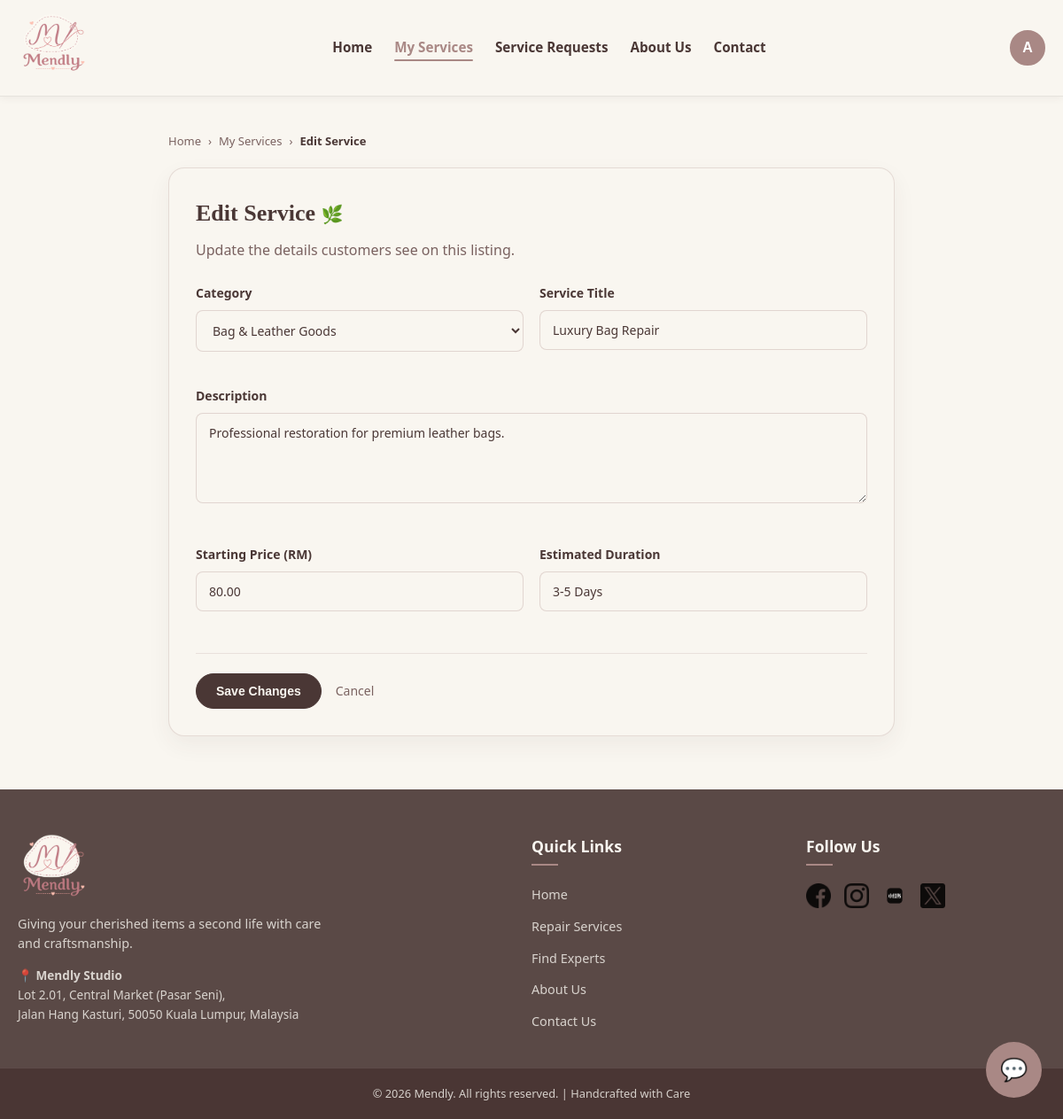
The app's page /add-service.php?id=1 (signed in) with its own data.
### tables this page shows
CREATE TABLE services (
    service_id         INT AUTO_INCREMENT PRIMARY KEY,
    expert_id          INT NOT NULL,
    category_id        INT NOT NULL,
    title              VARCHAR(150) NOT NULL,
    description        TEXT,
    starting_price     DECIMAL(10,2),
    estimated_duration VARCHAR(50),
    status             ENUM('active', 'inactive') DEFAULT 'active',
    created_at         TIMESTAMP DEFAULT CURRENT_TIMESTAMP,

    FOREIGN KEY (expert_id)   REFERENCES experts(expert_id) ON DELETE CASCADE,
    FOREIGN KEY (category_id) REFERENCES categories(category_id)
);

CREATE TABLE categories (
    category_id    INT AUTO_INCREMENT PRIMARY KEY,
    category_name  VARCHAR(100) NOT NULL,
    category_group ENUM('textiles', 'toys', 'leather') NOT NULL,
    image_path     VARCHAR(255)
);

### includes/helpers.php (called while the page is built, shortened)
<?php
function e($value): string
{
    return htmlspecialchars((string) ($value ?? ''), ENT_QUOTES, 'UTF-8');
}
function currentRole(): string
{
    return isset($_SESSION['user_id']) ? ($_SESSION['role'] ?? 'guest') : 'guest';
}
function requireRole(string $role): int
{
    return (int) $_SESSION['user_id'];
}

### add-service.php (the view, shortened to what this page needs)
<?php
include("includes/db.php");
$expertId    = requireRole('expert');
$added   = isset($_GET['added']);
$editId  = (int) ($_GET['id'] ?? 0);
$service = [
    'service_id'         => 0,
    'category_id'        => 0,
    'title'              => '',
    'description'        => '',
    'starting_price'     => '',
    'estimated_duration' => '',
];
if ($editId > 0) {
    $editStmt = mysqli_prepare(
        $conn,
        "SELECT service_id, category_id, title, description, starting_price, estimated_duration
         FROM services WHERE service_id = ? AND expert_id = ?"
    );
    mysqli_stmt_bind_param($editStmt, 'ii', $editId, $expertId);
    mysqli_stmt_execute($editStmt);
    $found = mysqli_fetch_assoc(mysqli_stmt_get_result($editStmt));
    $service = $found;
}
$isEdit = $service['service_id'] > 0;
$categoryResult = mysqli_query($conn, 'SELECT category_id, category_name FROM categories ORDER BY category_name');
?>
<!DOCTYPE html>
<html lang="en">
<head>
    <link rel="stylesheet" href="assets/css/global.css">
    <link rel="stylesheet" href="assets/css/add-service.css">
</head>
<body>
<?php include("includes/header.php"); ?>
<main class="add-service-container">
    <nav class="breadcrumb" aria-label="Breadcrumb">
        <a href="index.php">Home</a>
        <span>&rsaquo;</span>
        <a href="my-services.php">My Services</a>
        <span>&rsaquo;</span>
        <span class="breadcrumb-current"><?php echo $isEdit ? 'Edit Service' : 'Add a Service'; ?></span>
    </nav>
    <div class="add-service-card">
        <?php if ($added): ?>
            <div class="success-state">
                <h2>Service Added <span class="heading-leaf">🌿</span></h2>
                <p>Your service is now live and customers can find it on Browse Services.</p>
                <div class="success-actions">
                    <a href="add-service.php" class="btn-save-solid">Add Another Service</a>
                    <a href="my-services.php" class="btn-save-outline">Go to My Services</a>
                </div>
            </div>
        <?php else: ?>
            <h2><?php echo $isEdit ? 'Edit Service' : 'Add a Service'; ?> <span class="heading-leaf">🌿</span></h2>
            <p class="add-service-intro">
                <?php echo $isEdit
                    ? 'Update the details customers see on this listing.'
                    : 'Tell customers what repair service you offer. You can add more services later from My Services.'; ?>
            </p>
            <form action="save-service.php" method="post" novalidate>
                <div class="form-row">
                    <div class="form-group">
                        <label for="categoryId">Category</label>
                        <select id="categoryId" name="categoryId">
                            <?php while ($category = mysqli_fetch_assoc($categoryResult)): ?>
                                <option value="<?php echo (int) $category['category_id']; ?>" <?php echo (int) $category['category_id'] === (int) $service['category_id'] ? 'selected' : ''; ?>>
                                    <?php echo htmlspecialchars($category['category_name']); ?>
                                </option>
                            <?php endwhile; ?>
                        </select>
                        <span class="error-message" id="categoryIdError"></span>
                    </div>
                    <div class="form-group">
                        <label for="title">Service Title</label>
                        <input type="text" id="title" name="title" placeholder="e.g. Luxury Bag Repair" value="<?php echo e($service['title']); ?>">
                        <span class="error-message" id="titleError"></span>
                    </div>
                </div>
                <div class="form-group">
                    <label for="description">Description</label>
                    <textarea id="description" name="description" rows="4" placeholder="Describe what this service covers"><?php echo e($service['description']); ?></textarea>
                    <span class="error-message" id="descriptionError"></span>
                </div>
                <div class="form-row">
                    <div class="form-group">
                        <label for="startingPrice">Starting Price (RM)</label>
                        <input type="text" id="startingPrice" name="startingPrice" placeholder="e.g. 80" value="<?php echo e($service['starting_price']); ?>">
                        <span class="error-message" id="startingPriceError"></span>
                    </div>
                    <div class="form-group">
                        <label for="estimatedDuration">Estimated Duration</label>
                        <input type="text" id="estimatedDuration" name="estimatedDuration" placeholder="e.g. 3-5 Days" value="<?php echo e($service['estimated_duration']); ?>">
                        <span class="error-message" id="estimatedDurationError"></span>
                    </div>
                </div>
                <div class="add-service-actions">
                    <button type="submit" class="btn-save-solid"><?php echo $isEdit ? 'Save Changes' : 'Add Service'; ?></button>
                    <a href="<?php echo $isEdit ? 'my-services.php' : 'index.php'; ?>" class="skip-link"><?php echo $isEdit ? 'Cancel' : 'Skip for now'; ?></a>
                </div>
            </form>
        <?php endif; ?>
    </div>
</main>
<?php include("includes/footer.php"); ?>
</body>
</html>

### assets/css/global.css (style rules this page uses)
:root { --color-light: rgba(249, 246, 240, 1); --color-medium: rgba(169, 136, 133, 1); --color-dark: rgba(74, 55, 53, 1); --color-subtle-dark: rgba(122, 98, 96, 1); --color-dark-80: rgba(74, 55, 53, 0.9); --color-dark-90: rgba(74, 55, 53, 0.98); --color-light-80: rgba(249, 246, 240, 0.8); --font-main: "Segoe UI", Tahoma, Geneva, Verdana, sans-serif; --transition-fast: all 0.3s ease; }
* { margin: 0; padding: 0; box-sizing: border-box; }
body { font-family: var(--font-main); color: var(--color-dark); line-height: 1.6; overflow-x: hidden; }
a { text-decoration: none; color: inherit; }

### assets/css/add-service.css (style rules this page uses)
* { box-sizing: border-box; }
body { margin: 0; font-family: "Segoe UI", Tahoma, Geneva, Verdana, sans-serif; color: var(--color-dark); background-color: var(--color-light); }
.add-service-container { width: 92%; max-width: 820px; margin: 40px auto 60px; }
.breadcrumb { display: flex; align-items: center; gap: 8px; margin-bottom: 20px; font-size: 13px; color: var(--color-subtle-dark); }
.breadcrumb-current { color: var(--color-dark); font-weight: 600; }
.add-service-card { padding: 30px; border: 1px solid rgba(169, 136, 133, 0.25); border-radius: 18px; background-color: var(--color-light); box-shadow: 0 10px 26px rgba(74, 55, 53, 0.06); }
.add-service-card h2 { margin: 0 0 8px; font-family: Georgia, serif; font-size: 26px; }
.heading-leaf { font-size: 20px; }
.add-service-intro { margin: 0 0 24px; color: var(--color-subtle-dark); }
.form-row { display: grid; grid-template-columns: 1fr 1fr; gap: 18px; }
.form-group { margin-bottom: 18px; }
.form-group label { display: block; margin-bottom: 8px; font-weight: bold; font-size: 14px; }
.form-group input, .form-group select, .form-group textarea { width: 100%; padding: 12px 14px; border: 1px solid rgba(169, 136, 133, 0.3); border-radius: 8px; font-family: inherit; font-size: 14px; background-color: var(--color-light); color: var(--color-dark); }
.form-group textarea { resize: vertical; }
.error-message { display: block; min-height: 16px; margin-top: 5px; color: #b33a2d; font-size: 12px; }
.add-service-actions { display: flex; align-items: center; gap: 16px; margin-top: 8px; padding-top: 22px; border-top: 1px solid rgba(169, 136, 133, 0.2); }
.btn-save-solid, .btn-save-outline { display: inline-block; padding: 11px 22px; border-radius: 20px; font-weight: 600; font-size: 14px; cursor: pointer; transition: var(--transition-fast); }
.btn-save-solid { border: 1px solid var(--color-dark); background-color: var(--color-dark); color: var(--color-light); }
.skip-link { color: var(--color-subtle-dark); font-size: 14px; }

### records on screen
services: categoryId "Bag & Leather Goods", title "Luxury Bag Repair", description "Professional restoration for premium leather bags.", startingPrice "80.00", estimatedDuration "3-5 Days"

### other values on screen
$label "My Services"
$label "Service Requests"
substr($displayName, 0, 1) "A"
